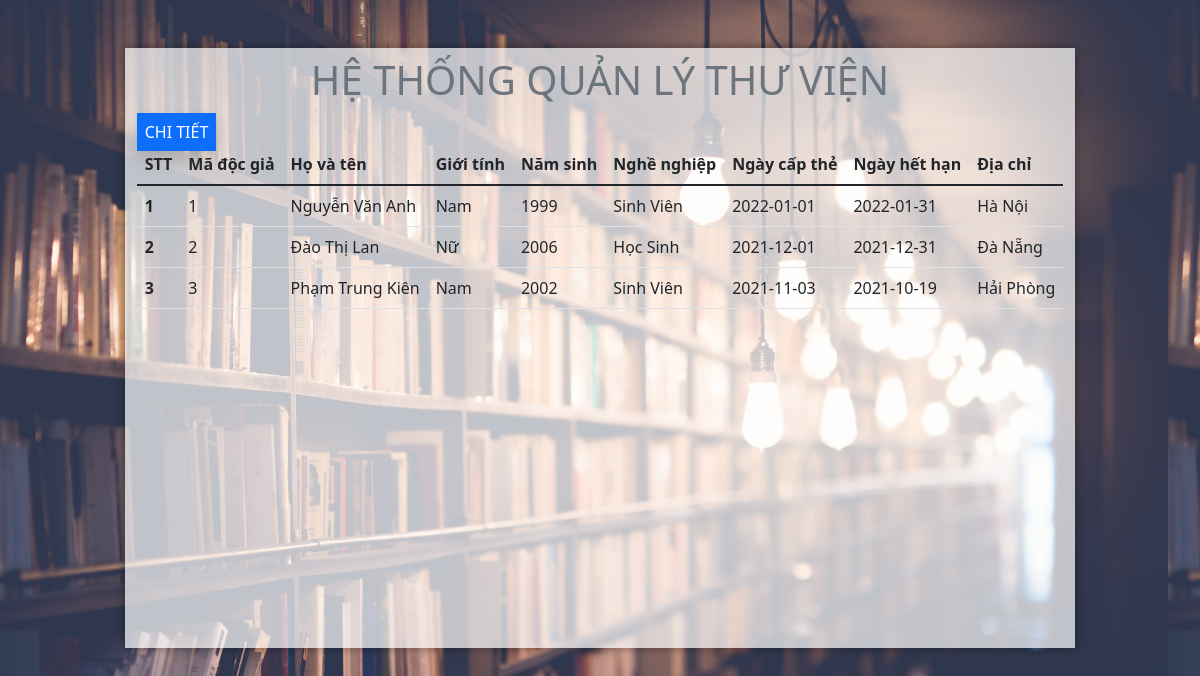
The page / on the database its author committed.
### tables this page shows
CREATE TABLE `docgia` (
  `madg` int(10) NOT NULL,
  `hovaten` varchar(50) NOT NULL,
  `gioitinh` varchar(5) NOT NULL,
  `namsinh` int(10) NOT NULL,
  `nghenghiep` varchar(200) NOT NULL,
  `ngaycapthe` date NOT NULL,
  `ngayhethan` date NOT NULL,
  `diachi` varchar(200) NOT NULL
);

### index.php (the view, shortened to what this page needs)
<?php
    include_once("./src/header.php");
?>
    <div class="row main mx-5 my-5">
        <div class="col-12">
            <div class="row">
                <div class="col-12">
                    <h1 class="px-2 py-2 text-secondary text-center">HỆ THỐNG QUẢN LÝ THƯ VIỆN</h1>
                </div>
            </div>
            <div class="row">
                <div class="col-4">
                    <a href="./src/detail.php" class="bg-primary px-2 py-2 text-white text-decoration-none shadow">CHI TIẾT</a>
                </div>
            </div>
            <div class="row">
                <div class="col-12">
                    <table class="table">
                        <thead>
                            <tr>
                                <th scope="col">STT</th>
                                <th scope="col">Mã độc giả</th>
                                <th scope="col">Họ và tên</th>
                                <th scope="col">Giới tính</th>
                                <th scope="col">Năm sinh</th>
                                <th scope="col">Nghề nghiệp</th>
                                <th scope="col">Ngày cấp thẻ</th>
                                <th scope="col">Ngày hết hạn</th>
                                <th scope="col">Địa chỉ</th>
                            </tr>
                        </thead>
                        <tbody>
                            <?php
                                $i = 1;
                                include("config.php");
                                $sql = "SELECT * FROM docgia";
                                $result = mysqli_query($conn,$sql);
                                if(mysqli_num_rows($result) > 0){
                                    while($row = mysqli_fetch_assoc($result)){
                            ?>
                            <tr>
                                <th scope="row"><?php echo $i; $i++ ?></th>
                                <td><?php echo $row['madg'] ;?></td>
                                <td><?php echo $row['hovaten'] ;?></td>
                                <td><?php echo $row['gioitinh'] ;?></td>
                                <td><?php echo $row['namsinh'] ;?></td>
                                <td><?php echo $row['nghenghiep'] ;?></td>
                                <td><?php echo $row['ngaycapthe'] ;?></td>
                                <td><?php echo $row['ngayhethan'] ;?></td>
                                <td><?php echo $row['diachi'] ;?></td>
                            </tr>
                            <?php
                                    }
                                }
                            ?>
                        </tbody>
                    </table>
                </div>
            </div>
        </div>
    </div>
<?php
    include_once("./src/footer.php");
?>

### src/header.php (shortened to what this page needs)
<!DOCTYPE html>
<html lang="en">
<head>
    <link href="https://cdn.jsdelivr.net/npm/bootstrap@5.1.3/dist/css/bootstrap.min.css" rel="stylesheet">
    <link rel="stylesheet" href="https://cdnjs.cloudflare.com/ajax/libs/font-awesome/6.0.0-beta3/css/all.min.css" />
    <link rel="stylesheet" href="./css/style.css">
</head>
<body>

### src/footer.php (shortened to what this page needs)
</body>
</html>

### css/style.css (style rules this page uses)
html { scroll-behavior: smooth; }
body { background-image: url("../images/bg.png"); display: flex; justify-content: center; }
.main { min-width: 900px; min-height: 600px; background-color: rgba(255, 255, 255, 0.7); box-shadow: 0 0 10px rgba(0, 0, 0, 0.4); }

### rows shown on the page
docgia: madg "1", hovaten "Nguyễn Văn Anh", gioitinh "Nam", namsinh "1999", nghenghiep "Sinh Viên", ngaycapthe "2022-01-01", ngayhethan "2022-01-31", diachi "Hà Nội"
docgia: madg "2", hovaten "Đào Thị Lan", gioitinh "Nữ", namsinh "2006", nghenghiep "Học Sinh", ngaycapthe "2021-12-01", ngayhethan "2021-12-31", diachi "Đà Nẵng"
docgia: madg "3", hovaten "Phạm Trung Kiên", gioitinh "Nam", namsinh "2002", nghenghiep "Sinh Viên", ngaycapthe "2021-11-03", ngayhethan "2021-10-19", diachi "Hải Phòng"
